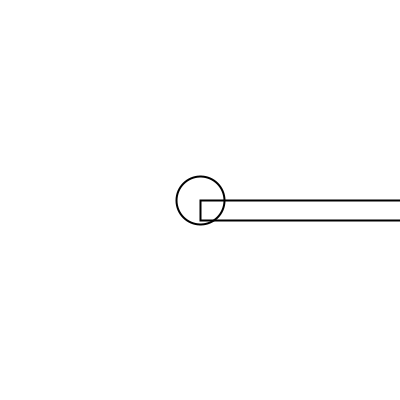
Frame 1 (no input)
Frame 60 (the mouse pressed at the canvas centre just before this capture): identical to frame 1, image omitted
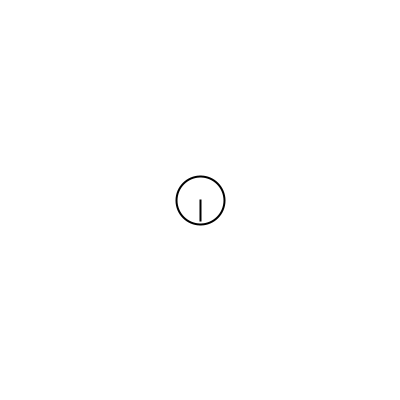
Frame 120 (the mouse held since frame 60 and released just before this capture)

The Processing sketch that drew these frames (run headless with seeded random() and noise(); from frame 60 on, the mouse is pressed at the canvas centre):

// Processing sketch: vector_dynamics_2
// ── vector_dynamics_2.pde
void setup()
{
  size(400,400);
}

void draw()
{
  background(255);
  strokeWeight(2);
  stroke(0);
  
  noFill();
   // translations learn 
  translate(width/2,height/2);
  ellipse(0,0,48,48);
  
  PVector mouse=new PVector(mouseX,mouseY);
  PVector center=new PVector(width/2,height/2);
  
  mouse.sub(center);
  mouse.mult(5);
  
  float m=mouse.mag();
  
  rect(0,0,m,20); 
  
 // line(0,0,mouse.x,mouse.y);
}
